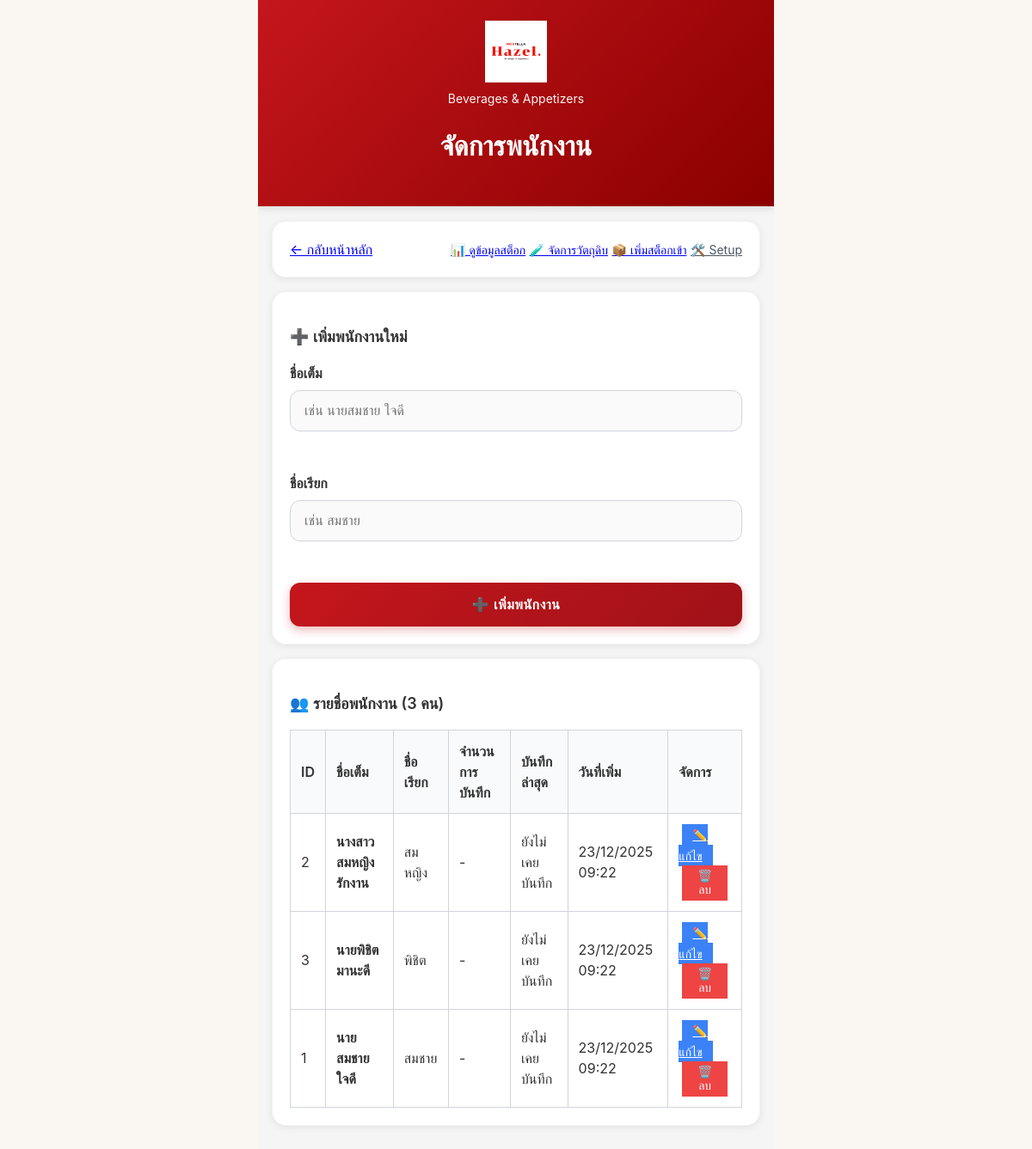
Screenshot of /manage-employees.php with the database file from the repository.
### tables this page shows
CREATE TABLE IF NOT EXISTS `employees` (
    `id` int(11) NOT NULL AUTO_INCREMENT,
    `full_name` varchar(255) NOT NULL COMMENT 'ชื่อเต็มพนักงาน',
    `employee_name` varchar(255) NOT NULL COMMENT 'ชื่อเรียกพนักงาน',
    `created_at` timestamp NOT NULL DEFAULT CURRENT_TIMESTAMP,
    PRIMARY KEY (`id`),
    UNIQUE KEY `unique_full_name` (`full_name`)
);

### manage-employees.php (the view, shortened to what this page needs)
<?php
try {
    $db = Database::getInstance()->getConnection();
    $stmt = $db->query("
        SELECT
            e.*,
            COUNT(dsr.id) as record_count,
            MAX(dsr.record_date) as last_record_date
        FROM employees e
        LEFT JOIN daily_stock_records dsr ON e.id = dsr.employee_id
        GROUP BY e.id
        ORDER BY e.created_at DESC
    ");
    $employees = $stmt->fetchAll();
} catch (Exception $e) {
    $error = $e->getMessage();
    $employees = [];
}
$editEmployee = null;
?>
<!DOCTYPE html>
<html lang="th">
<head>
    <link rel="stylesheet" href="css/style.css">
</head>
<body>
    <div class="app-container">
        <div class="app-header hazel-header">
            <img src="assets/hazel-logo.png" alt="Hazel" class="hazel-logo">
            <div class="hazel-subtitle">Beverages & Appetizers</div>
            <h1>จัดการพนักงาน</h1>
        </div>
        <div class="employee-section">
            <div class="material-card mb-4">
                <div class="flex justify-between items-center">
                    <a href="/" class="text-blue-600 hover:text-blue-800">← กลับหน้าหลัก</a>
                    <div class="space-x-2">
                        <a href="/view-records.php" class="text-blue-600 hover:text-blue-800 text-sm">📊 ดูข้อมูลสต็อก</a>
                        <a href="/manage-materials.php" class="text-purple-600 hover:text-purple-800 text-sm">🧪 จัดการวัตถุดิบ</a>
                        <a href="/add-stock.php" class="text-orange-600 hover:text-orange-800 text-sm">📦 เพิ่มสต็อกเข้า</a>
                        <a href="/setup.php" class="text-gray-600 hover:text-gray-800 text-sm">🛠️ Setup</a>
                    </div>
                </div>
            </div>
            <div class="material-card mb-6">
                <h3 class="text-lg font-semibold mb-4">
                    <?= $editEmployee ? '✏️ แก้ไขพนักงาน' : '➕ เพิ่มพนักงานใหม่' ?>
                </h3>
                <form method="POST">
                    <div class="grid grid-cols-1 md:grid-cols-2 gap-4">
                        <div class="form-group">
                            <label for="full_name">ชื่อเต็ม</label>
                            <input type="text"
                                   id="full_name"
                                   name="full_name"
                                   class="form-input"
                                   value="<?= htmlspecialchars($editEmployee['full_name'] ?? '') ?>"
                                   placeholder="เช่น นายสมชาย ใจดี"
                                   required>
                        </div>
                        <div class="form-group">
                            <label for="employee_name">ชื่อเรียก</label>
                            <input type="text"
                                   id="employee_name"
                                   name="employee_name"
                                   class="form-input"
                                   value="<?= htmlspecialchars($editEmployee['employee_name'] ?? '') ?>"
                                   placeholder="เช่น สมชาย"
                                   required>
                        </div>
                    </div>
                    <div class="mt-4">
                        <button type="submit" class="btn-primary">
                            <?= $editEmployee ? '💾 บันทึกการแก้ไข' : '➕ เพิ่มพนักงาน' ?>
                        </button>
                    </div>
                </form>
            </div>
            <div class="material-card">
                <h3 class="text-lg font-semibold mb-4">👥 รายชื่อพนักงาน (<?= count($employees) ?> คน)</h3>
                <?php if (empty($employees)): ?>
                    <div class="text-center py-8">
                        <div style="font-size: 3rem; margin-bottom: 1rem;">👤</div>
                        <p class="text-gray-600">ยังไม่มีพนักงานในระบบ</p>
                    </div>
                <?php else: ?>
                    <div class="overflow-x-auto">
                        <table class="employee-table">
                            <thead>
                                <tr>
                                    <th>ID</th>
                                    <th>ชื่อเต็ม</th>
                                    <th>ชื่อเรียก</th>
                                    <th>จำนวนการบันทึก</th>
                                    <th>บันทึกล่าสุด</th>
                                    <th>วันที่เพิ่ม</th>
                                    <th>จัดการ</th>
                                </tr>
                            </thead>
                            <tbody>
                                <?php foreach ($employees as $employee): ?>
                                    <tr>
                                        <td><?= $employee['id'] ?></td>
                                        <td class="font-semibold"><?= htmlspecialchars($employee['full_name']) ?></td>
                                        <td><?= htmlspecialchars($employee['employee_name']) ?></td>
                                        <td class="text-center">
                                            <?php if ($employee['record_count'] > 0): ?>
                                                <span class="bg-green-100 text-green-800 px-2 py-1 rounded text-sm">
                                                    <?= $employee['record_count'] ?> ครั้ง
                                                </span>
                                            <?php else: ?>
                                                <span class="text-gray-500">-</span>
                                            <?php endif; ?>
                                        </td>
                                        <td>
                                            <?php if ($employee['last_record_date']): ?>
                                                <?= date('d/m/Y', strtotime($employee['last_record_date'])) ?>
                                            <?php else: ?>
                                                <span class="text-gray-500">ยังไม่เคยบันทึก</span>
                                            <?php endif; ?>
                                        </td>
                                        <td><?= date('d/m/Y H:i', strtotime($employee['created_at'])) ?></td>
                                        <td>
                                            <a href="?edit=<?= $employee['id'] ?>"
                                               class="btn-small btn-edit">✏️ แก้ไข</a>
                                            <?php if ($employee['record_count'] == 0): ?>
                                                <button onclick="deleteEmployee(<?= $employee['id'] ?>, '<?= htmlspecialchars($employee['full_name']) ?>')"
                                                        class="btn-small btn-delete">🗑️ ลบ</button>
                                            <?php else: ?>
                                                <span class="text-xs text-gray-500">มีข้อมูลแล้ว</span>
                                            <?php endif; ?>
                                        </td>
                                    </tr>
                                <?php endforeach; ?>
                            </tbody>
                        </table>
                    </div>
                <?php endif; ?>
            </div>
        </div>
    </div>
</body>
</html>

### css/style.css (style rules this page uses)
html { line-height: 1.5; -webkit-text-size-adjust: 100%; -moz-tab-size: 4; tab-size: 4; font-family: ui-sans-serif, system-ui, -apple-system, BlinkMacSystemFont, "Segoe UI", Roboto, "Helvetica Neue", Arial, "Noto Sans", sans-serif, "Apple Color Emoji", "Segoe UI Emoji", "Segoe UI Symbol", "Noto Color Emoji"; font-feature-settings: normal; font-variation-settings: normal; }
body { margin: 0; line-height: inherit; font-family: 'Prompt', 'Sarabun', -apple-system, BlinkMacSystemFont, sans-serif; background: #FAF7F2; color: #333; -webkit-font-smoothing: antialiased; }
.flex { display: flex; }
.grid { display: grid; }
.items-center { align-items: center; }
.justify-between { justify-content: space-between; }
.gap-4 { gap: 1rem; }
.mb-4 { margin-bottom: 1rem; }
.mb-6 { margin-bottom: 1.5rem; }
.mt-4 { margin-top: 1rem; }
.text-gray-600 { color: rgb(75 85 99); }
.text-center { text-align: center; }
.text-sm { font-size: 0.875rem; line-height: 1.25rem; }
.text-lg { font-size: 1.125rem; line-height: 1.75rem; }
.font-semibold { font-weight: 600; }
.app-container { max-width: 600px; margin: 0 auto; min-height: 100vh; background: #f5f5f5; overflow-x: hidden; }
.app-header { background: #FFFFFF; border-bottom: 1px solid #E5E5E5; padding: 1.5rem 1rem; text-align: center; }
.hazel-header { background: linear-gradient(135deg, #C4161C 0%, #8B0000 100%); color: white; padding: 1.5rem 1rem; box-shadow: 0 2px 8px rgba(0, 0, 0, 0.1); }
.hazel-logo { width: 4.5rem; height: 4.5rem; margin: 0 auto 0.5rem; display: block; }
.hazel-subtitle { font-size: 0.875rem; opacity: 0.95; margin-bottom: 0.75rem; font-weight: 400; }
.employee-section, .materials-section, .submitted-section { padding: 1rem; }
.employee-card, .material-card { background: white; border-radius: 1rem; padding: 1.25rem; box-shadow: 0 2px 8px rgba(0, 0, 0, 0.08); margin-bottom: 1rem; border: 1px solid rgba(0, 0, 0, 0.05); }
.form-input { width: 100%; padding: 0.875rem 1rem; border: 1.5px solid rgb(209 213 219); border-radius: 0.75rem; font-size: 1rem; margin-bottom: 1rem; transition: all 0.2s ease; background: #FAFAFA; }
.btn-primary { background: linear-gradient(135deg, #C4161C 0%, #A01218 100%); color: white; padding: 1rem 1.5rem; border: none; border-radius: 0.75rem; font-weight: 600; cursor: pointer; width: 100%; font-size: 1rem; box-shadow: 0 4px 12px rgba(196, 22, 28, 0.3); transition: all 0.3s ease; text-transform: uppercase; letter-spacing: 0.5px; }

### manage-employees.php (style rules this page uses)
.employee-table { width: 100%; border-collapse: collapse; margin-top: 1rem; }
.employee-table th, .employee-table td { border: 1px solid #d1d5db; padding: 0.75rem; text-align: left; }
.employee-table th { background: #f9fafb; font-weight: 600; }
.btn-small { padding: 0.25rem 0.75rem; font-size: 0.875rem; margin: 0 0.25rem; }
.btn-edit { background: #3b82f6; color: white; }
.btn-delete { background: #ef4444; color: white; }
.form-group { margin-bottom: 1rem; }
.form-group label { display: block; margin-bottom: 0.5rem; font-weight: 600; }

### rows the page displays
employees: id "2", full_name "นางสาวสมหญิง รักงาน", employee_name "สมหญิง", created_at "23/12/2025 09:22"
employees: id "3", full_name "นายพิชิต มานะดี", employee_name "พิชิต", created_at "23/12/2025 09:22"
employees: id "1", full_name "นายสมชาย ใจดี", employee_name "สมชาย", created_at "23/12/2025 09:22"

### other values shown
count($employees) "3"
